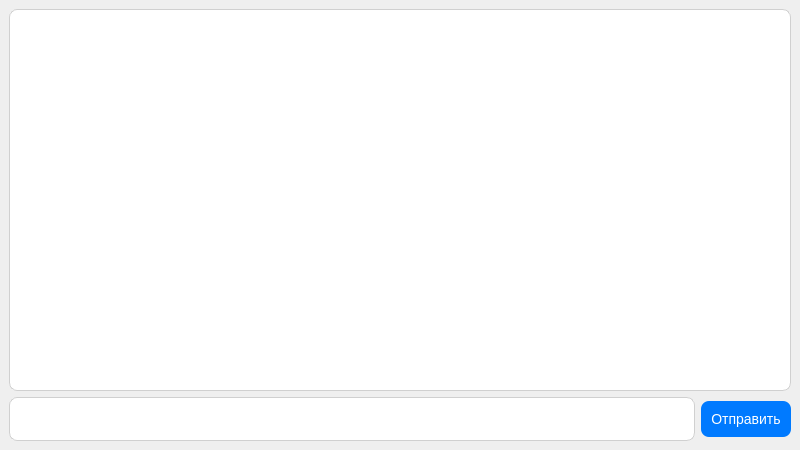
<?xml version="1.0" encoding="UTF-8"?>
<ui version="4.0">
 <class>MainWindow</class>
 <widget class="QMainWindow" name="MainWindow">
  <property name="geometry">
   <rect>
    <x>0</x>
    <y>0</y>
    <width>800</width>
    <height>450</height>
   </rect>
  </property>
  <property name="cursor">
   <cursorShape>UpArrowCursor</cursorShape>
  </property>
  <property name="windowTitle">
   <string>AI-psychologyst</string>
  </property>
  <widget class="QWidget" name="centralwidget">
   <layout class="QVBoxLayout" name="verticalLayout">
    <item>
     <widget class="QTextBrowser" name="textBrowser">
      <property name="maximumSize">
       <size>
        <width>16777000</width>
        <height>16777215</height>
       </size>
      </property>
      <property name="font">
       <font>
        <pointsize>13</pointsize>
       </font>
      </property>
      <property name="cursor" stdset="0">
       <cursorShape>UpArrowCursor</cursorShape>
      </property>
      <property name="toolTip">
       <string extracomment="и"/>
      </property>
      <property name="styleSheet">
       <string>
        QTextBrowser {
            border: 1px solid #D0D0D0; /* Светло-серая рамка */
            border-radius: 8px; /* Закругленные углы */
            padding: 10px; /* Отступы внутри */
            background-color: #FFFFFF; /* Белый фон */
        }
       </string>
      </property>
     </widget>
    </item>
    <item>
     <layout class="QHBoxLayout" name="horizontalLayout">
      <item>
       <widget class="QLineEdit" name="lineEdit">
        <property name="font">
         <font>
          <pointsize>13</pointsize>
         </font>
        </property>
        <property name="cursor">
         <cursorShape>UpArrowCursor</cursorShape>
        </property>
        <property name="styleSheet">
         <string>
          QLineEdit {
              border: 1px solid #D0D0D0; /* Светло-серая рамка */
              border-radius: 8px; /* Закругленные углы */
              padding: 10px; /* Отступы внутри */
              background-color: #FFFFFF; /* Белый фон */
          }
          QLineEdit:focus {
              border: 1px solid #007AFF; /* Синий цвет при фокусе */
          }
         </string>
        </property>
       </widget>
      </item>
      <item>
       <widget class="QPushButton" name="pushButton">
        <property name="cursor">
         <cursorShape>UpArrowCursor</cursorShape>
        </property>
        <property name="styleSheet">
         <string>
          QPushButton {
              background-color: #007AFF; /* Синий цвет */
              color: white; /* Белый текст */
              border-radius: 8px; /* Закругленные углы */
              padding: 10px; /* Отступы внутри */
              font-size: 14px; /* Размер шрифта */
          }
          QPushButton:hover {
              background-color: #0051A8; /* Темнее при наведении */
          }
          QPushButton:pressed {
              background-color: #003D7A; /* Еще темнее при нажатии */
          }
         </string>
        </property>
        <property name="text">
         <string>Отправить</string>
        </property>
       </widget>
      </item>
     </layout>
    </item>
   </layout>
  </widget>
 </widget>
 <resources/>
 <connections/>
</ui>
